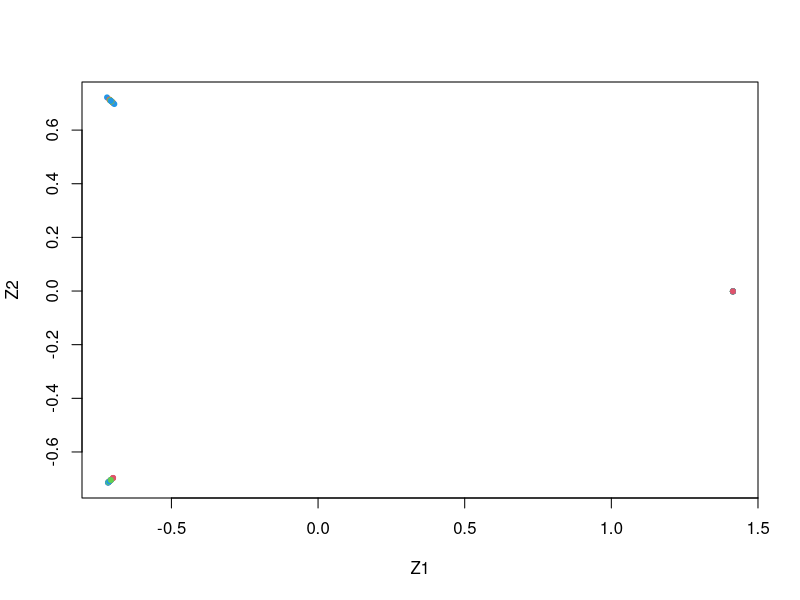
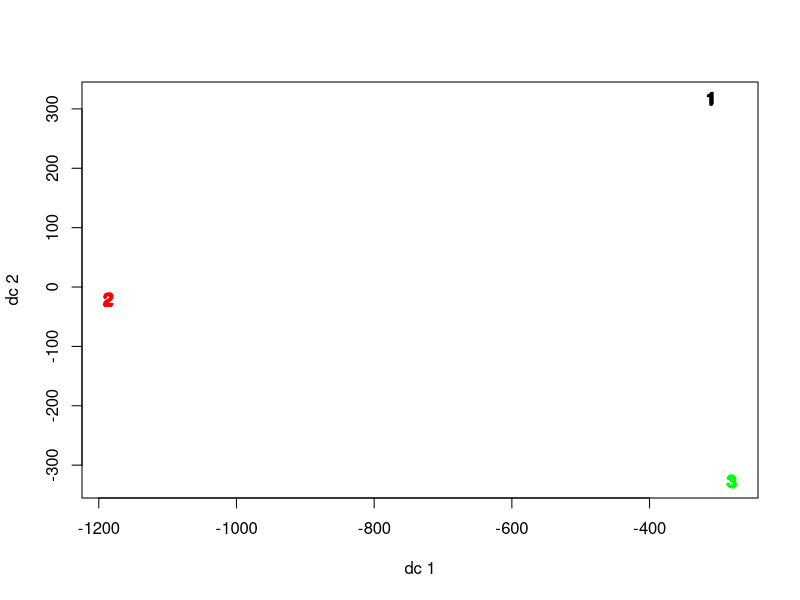
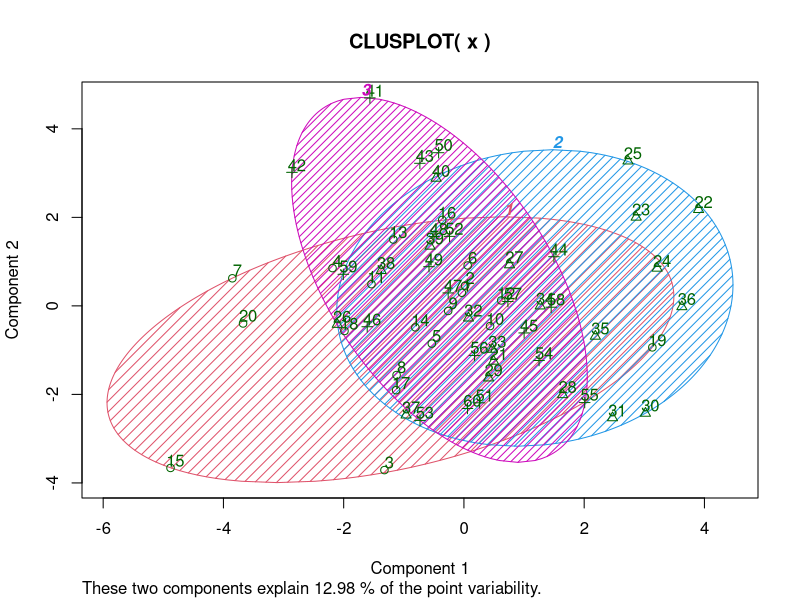
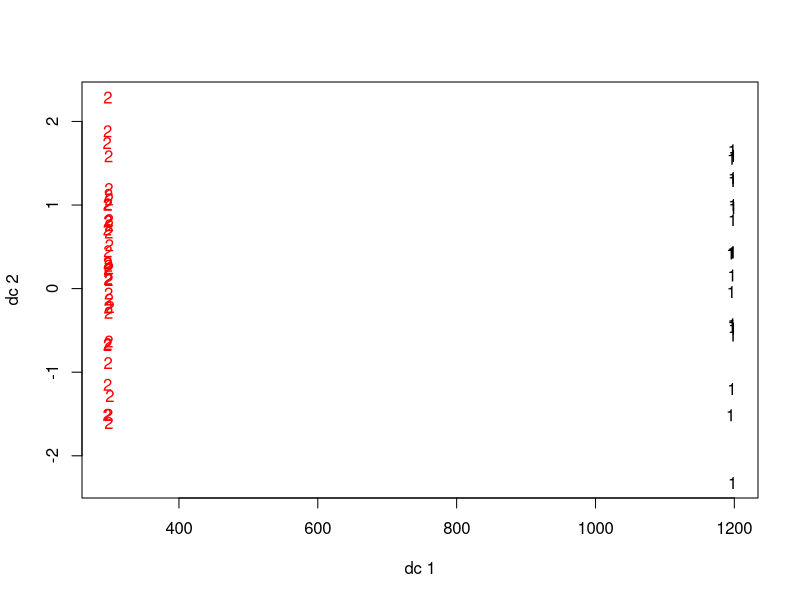
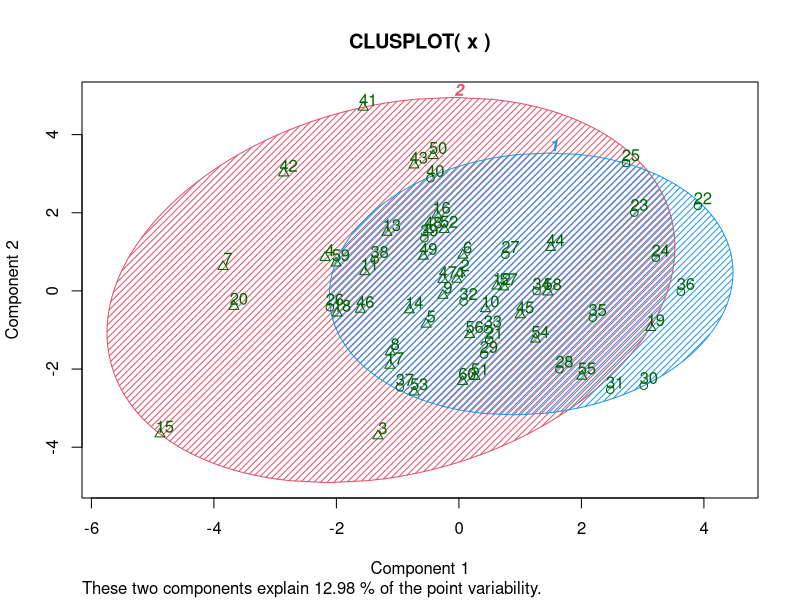
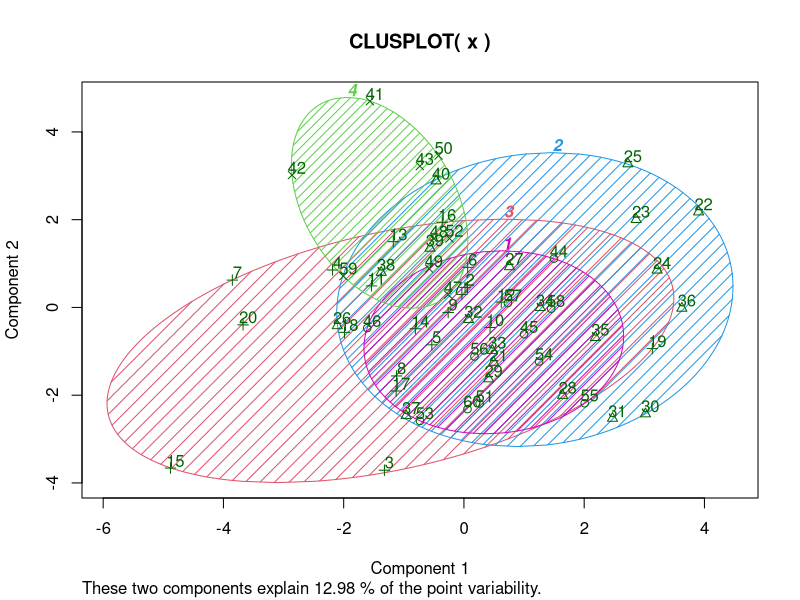
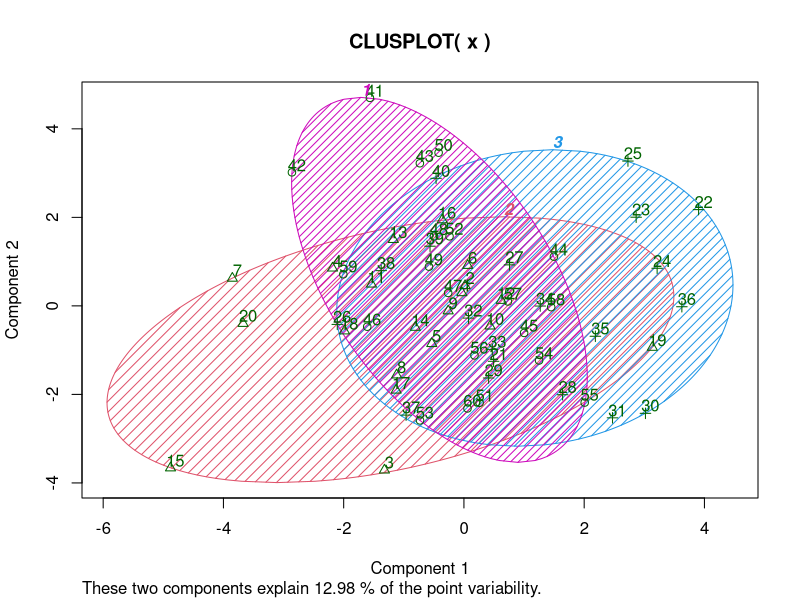
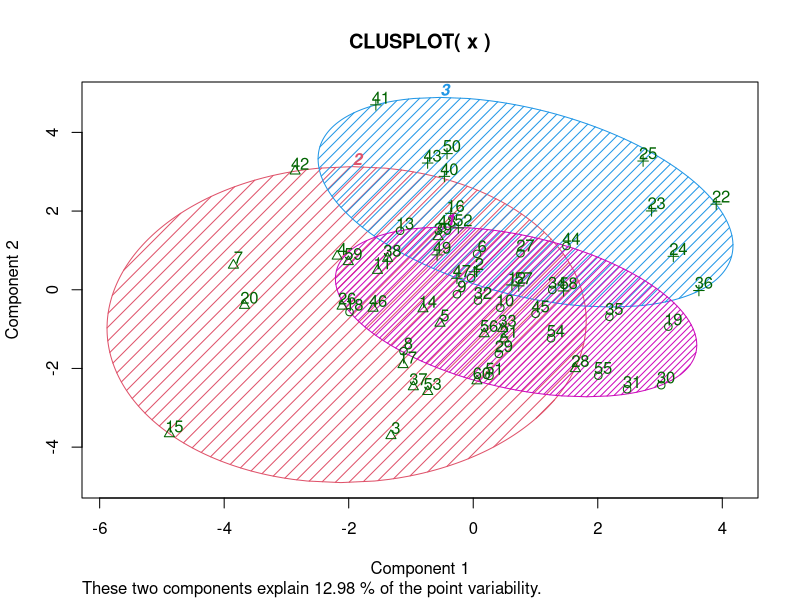

The R source for these figures, in order:
## ---- chunk 1
knitr::opts_chunk$set(echo = TRUE)
## ---- chunk 2
set.seed(3)
x = matrix(rnorm(20*3*50, mean = 0, sd = 0.01), ncol = 50)
x[1:20, 2] = 1
x[21:40, 1] = 2
x[21:40, 2] = 2
x[41:60, 1] = 1
true.labels <- c(rep(1,20), rep(2,20), rep(3,20))
summary(x)
## ---- chunk 3
pca.out = prcomp(x)
summary(pca.out)
pca.out$x[,1:2]
plot(pca.out$x[,1:2], col = 2:4, xlab = 'Z1', ylab = 'Z2', pch = 20)
## ---- chunk 4
library(cluster)
library(fpc)
kmeans.out.3 = kmeans(x, 3, nstart = 20)
table(true.labels, kmeans.out.3$cluster)
plotcluster(x, kmeans.out.3$cluster)
clusplot(x, kmeans.out.3$cluster, color = TRUE, shade = TRUE, labels = 2, lines = 0)
## ---- chunk 5
kmeans.out.2 = kmeans(x, 2, nstart = 20)
table(true.labels, kmeans.out.2$cluster)
plotcluster(x, kmeans.out.2$cluster)
clusplot(x, kmeans.out.2$cluster, color = TRUE, shade = TRUE, labels = 2, lines = 0)
## ---- chunk 6
kmeans.out.4 = kmeans(x, 4, nstart = 20)
table(true.labels, kmeans.out.4$cluster)
clusplot(x, kmeans.out.4$cluster, color = TRUE, shade = TRUE, labels = 2, lines = 0)
## ---- chunk 7
kmeans.out.31 = kmeans(pca.out$x[,1:2], 3, nstart=20)
table(true.labels, kmeans.out.31$cluster)
clusplot(x, kmeans.out.31$cluster, color = TRUE, shade = TRUE, labels = 2, lines = 0)
## ---- chunk 8
kmeans.scale<-kmeans(scale(x),3,nstart=20)
table(true.labels,kmeans.scale$cluster)
clusplot(x, kmeans.scale$cluster, color = TRUE, shade = TRUE, labels = 2, lines = 0)
